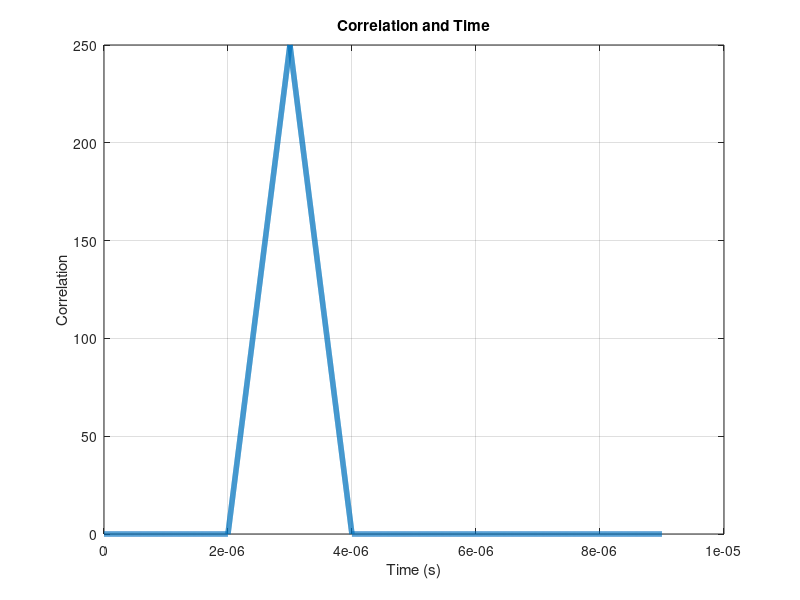

Source code (MATLAB):
ts = 1e-9;
T = 1e-5;
tau = 1e-6;
start_time = 0;
alpha = 0.5;

pulse_idx = 3000; %from the last section
Total_samples = round(T/ts); % fp operation may fail to return int
pulse_samples = round(tau/ts); % fp operation may fail to return int

signal = zeros(1,Total_samples); 
pulse = alpha * ones(1,pulse_samples); % pulse amp is reduced

% Here the pulse must start from td 
signal(pulse_idx:pulse_idx+pulse_samples - 1) = ...
signal(pulse_idx:pulse_idx+pulse_samples - 1) + pulse; % -1 is due to len mismatch

final_corr = zeros(1,Total_samples - pulse_samples);

for i=1:Total_samples - pulse_samples
    final_corr(i) = dot(signal(i:i+pulse_samples - 1), pulse);
end

time = start_time:ts:T - ts * (pulse_samples + 1); % if we don't subtract from ts -> len(time) == 10001

plot(time, final_corr, 'LineWidth', 4);
xlabel('Time (s)');
ylabel('Correlation');
title('Correlation and Time');
grid on;

[val,index] = max(final_corr);
td = index * ts;
c = 3e8;
R = td * c / 2;
display(R)
